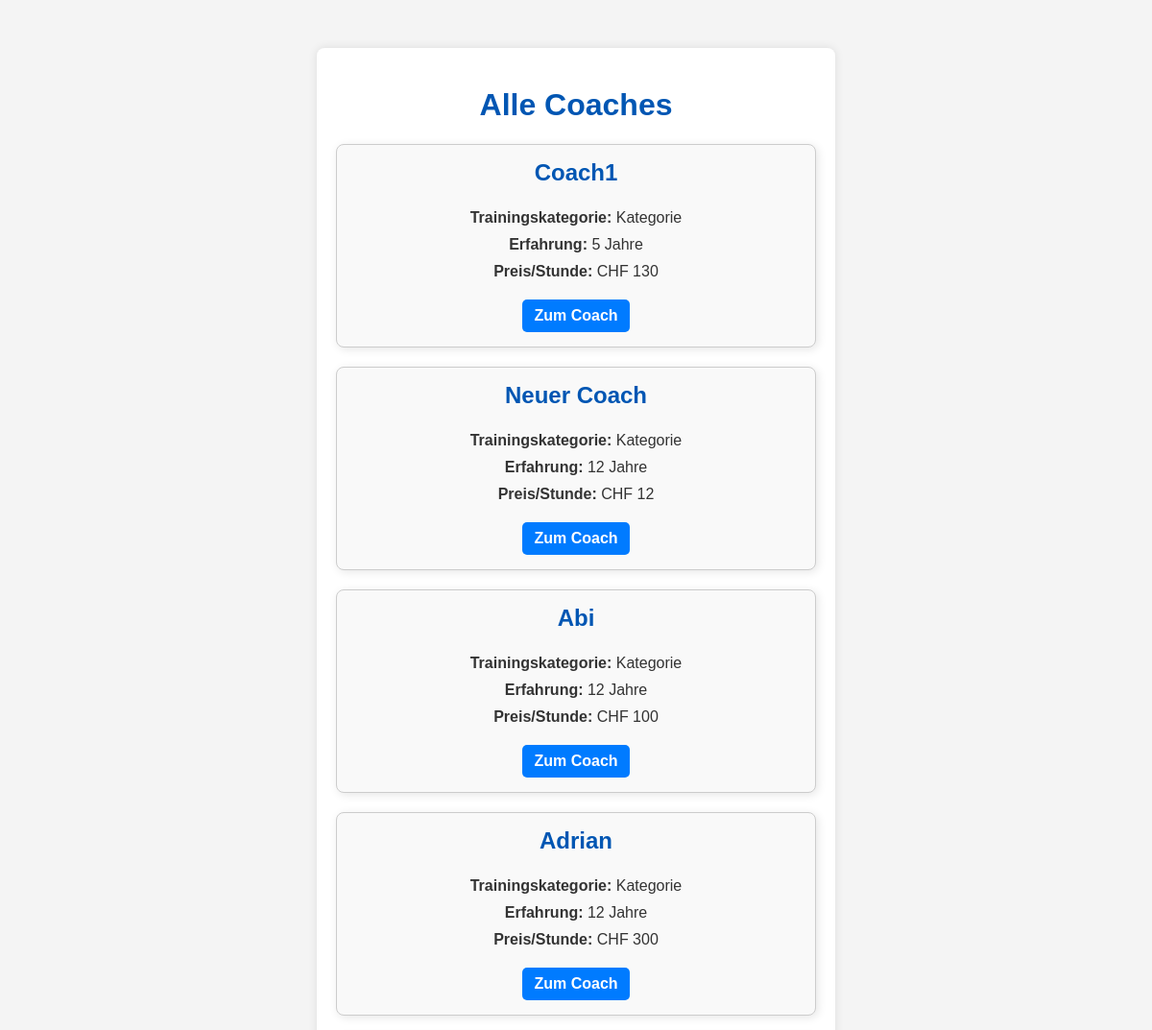
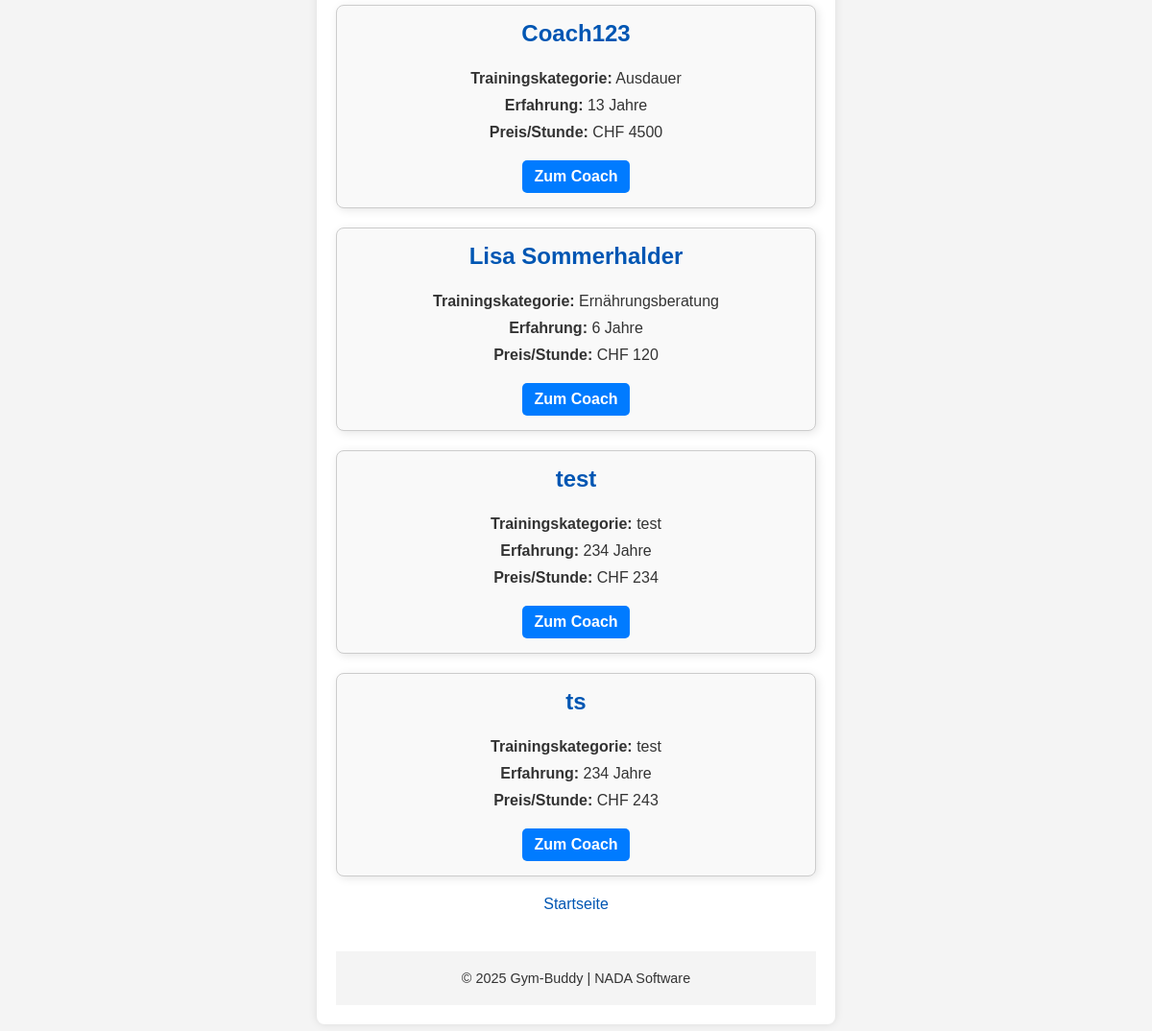
/coaches/, run on the app's committed database (2 pictures, top to bottom).
### gymbuddy/models.py (models this page shows, shortened)
class Coach(models.Model):
    name = models.CharField(max_length=100)
    category = models.CharField(max_length=50)
    bio = models.TextField(max_length=500)
    experience = models.PositiveIntegerField()
    price_hour = models.PositiveIntegerField()
    email = models.EmailField()

### gymbuddy/views.py (the view)
# urls.py: path("coaches/", views.coach, name='all_coach'),
def coach(request):
    coaches = Coach.objects.all()
    return render(request, "all_coach.html", {"coaches": coaches})

### gymbuddy/templates/all_coach.html (shortened to what this page needs)
{% load static %}
<!DOCTYPE html>
<html lang="de">
<head>
    <link rel="stylesheet" href="{% static 'style.css' %}">
</head>
<body>
    <div class="container">
        <h1>Alle Coaches</h1>
        <div class="coach-grid">
            {% for coach in coaches %}
                <div class="coach-card">
                    <h3>{{ coach.name }}</h3>
                    <p><strong>Trainingskategorie:</strong> {{ coach.category }}</p>
                    <p><strong>Erfahrung:</strong> {{ coach.experience }} Jahre</p>
                    <p><strong>Preis/Stunde:</strong> CHF {{ coach.price_hour }}</p>
                    <a href="{% url 'coach_detail' coach.pk %}" class="btn">Zum Coach</a>
                </div>
            {% empty %}
                <p>Keine Coaches verfügbar</p>
            {% endfor %}
        </div>
        <nav class="footer-nav">
            <a href="{% url 'homepage' %}" class="link">Startseite</a>
        </nav>
    <footer class="footer">
        <p>&copy; 2025 Gym-Buddy | NADA Software</p>
    </footer>
   </div>
</body>
</html>

### static/style.css (style rules this page uses)
body { font-family: 'Arial', sans-serif; margin: 0; padding: 0; background-color: #f4f4f4; color: #333; }
.container { width: 80%; max-width: 500px; margin: 50px auto; padding: 20px; background-color: #fff; box-shadow: 0 0 10px rgba(0, 0, 0, 0.1); border-radius: 8px; }
h1 { text-align: center; color: #0056b3; }
.btn { display: inline-block; margin-top: 10px; padding: 10px 20px; background-color: #0056b3; color: white; text-decoration: none; border-radius: 5px; text-align: center; }
footer { margin-top: 30px; text-align: center; font-size: 0.9em; color: #555; }

### gymbuddy/templates/all_coach.html (style rules this page uses)
.coach-grid { display: grid; grid-template-columns: repeat(auto-fit, minmax(280px, 1fr)); gap: 20px; margin: 20px 0; }
.coach-card { border: 1px solid #ccc; padding: 15px; border-radius: 8px; text-align: center; box-shadow: 2px 2px 10px rgba(0, 0, 0, 0.1); background-color: #f9f9f9; }
.coach-card h3 { margin-top: 0; font-size: 1.5em; color: #0056b3; }
.coach-card p { margin: 10px 0; color: #333; }
.coach-card .btn { display: inline-block; margin-top: 10px; padding: 8px 12px; background-color: #007BFF; color: white; text-decoration: none; border-radius: 5px; font-weight: bold; transition: background-color 0.3s ease; }
.footer-nav { text-align: center; margin-top: 20px; }
.footer-nav .link { text-decoration: none; color: #0056b3; margin: 0 10px; }
.footer { background-color: #f4f4f4; text-align: center; padding: 20px 0; margin-top: 40px; }
.footer p { margin: 0; color: #333; }

### data on the page
Coach: name "Coach1", category "Kategorie", experience "5", price_hour "130"
Coach: name "Neuer Coach", category "Kategorie", experience "12", price_hour "12"
Coach: name "Abi", category "Kategorie", experience "12", price_hour "100"
Coach: name "Adrian", category "Kategorie", experience "12", price_hour "300"
Coach: name "Coach123", category "Ausdauer", experience "13", price_hour "4500"
Coach: name "Lisa Sommerhalder", category "Ernährungsberatung", experience "6", price_hour "120"
Coach: name "test", category "test", experience "234", price_hour "234"
Coach: name "ts", category "test", experience "234", price_hour "243"
